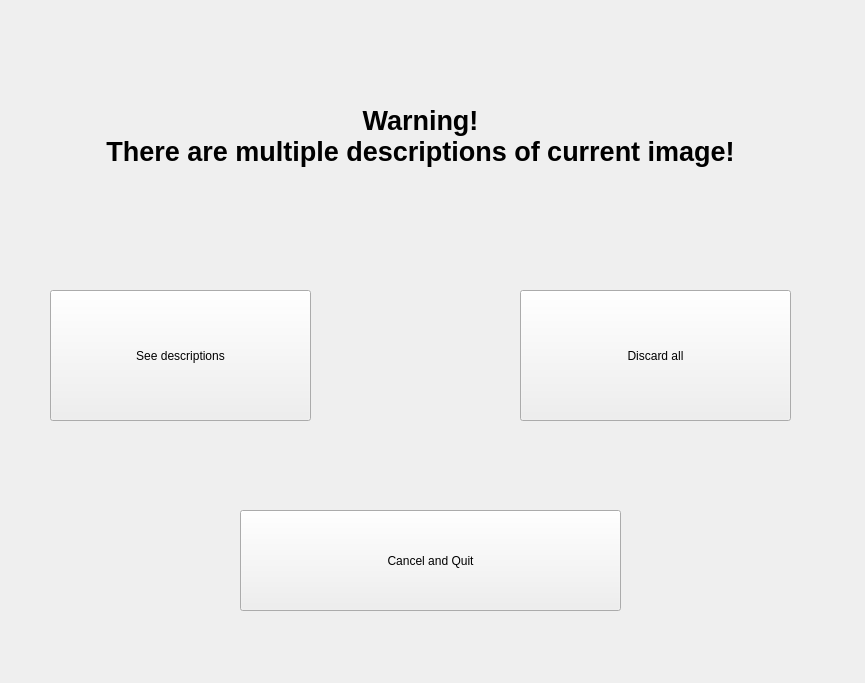
<?xml version="1.0" encoding="UTF-8"?>
<ui version="4.0">
 <class>Form</class>
 <widget class="QWidget" name="Form">
  <property name="geometry">
   <rect>
    <x>0</x>
    <y>0</y>
    <width>865</width>
    <height>683</height>
   </rect>
  </property>
  <property name="windowTitle">
   <string>Multipledescriptionswarning</string>
  </property>
  <property name="windowIcon">
   <iconset>
    <normaloff>croco_icon.png</normaloff>croco_icon.png</iconset>
  </property>
  <widget class="QLabel" name="label">
   <property name="geometry">
    <rect>
     <x>30</x>
     <y>20</y>
     <width>781</width>
     <height>231</height>
    </rect>
   </property>
   <property name="palette">
    <palette>
     <active>
      <colorrole role="WindowText">
       <brush brushstyle="SolidPattern">
        <color alpha="255">
         <red>0</red>
         <green>0</green>
         <blue>0</blue>
        </color>
       </brush>
      </colorrole>
      <colorrole role="Button">
       <brush brushstyle="SolidPattern">
        <color alpha="255">
         <red>255</red>
         <green>21</green>
         <blue>115</blue>
        </color>
       </brush>
      </colorrole>
      <colorrole role="Light">
       <brush brushstyle="SolidPattern">
        <color alpha="255">
         <red>255</red>
         <green>148</green>
         <blue>191</blue>
        </color>
       </brush>
      </colorrole>
      <colorrole role="Midlight">
       <brush brushstyle="SolidPattern">
        <color alpha="255">
         <red>255</red>
         <green>84</green>
         <blue>153</blue>
        </color>
       </brush>
      </colorrole>
      <colorrole role="Dark">
       <brush brushstyle="SolidPattern">
        <color alpha="255">
         <red>127</red>
         <green>10</green>
         <blue>57</blue>
        </color>
       </brush>
      </colorrole>
      <colorrole role="Mid">
       <brush brushstyle="SolidPattern">
        <color alpha="255">
         <red>170</red>
         <green>14</green>
         <blue>77</blue>
        </color>
       </brush>
      </colorrole>
      <colorrole role="Text">
       <brush brushstyle="SolidPattern">
        <color alpha="255">
         <red>0</red>
         <green>0</green>
         <blue>0</blue>
        </color>
       </brush>
      </colorrole>
      <colorrole role="BrightText">
       <brush brushstyle="SolidPattern">
        <color alpha="255">
         <red>255</red>
         <green>255</green>
         <blue>255</blue>
        </color>
       </brush>
      </colorrole>
      <colorrole role="ButtonText">
       <brush brushstyle="SolidPattern">
        <color alpha="255">
         <red>0</red>
         <green>0</green>
         <blue>0</blue>
        </color>
       </brush>
      </colorrole>
      <colorrole role="Base">
       <brush brushstyle="SolidPattern">
        <color alpha="255">
         <red>255</red>
         <green>255</green>
         <blue>255</blue>
        </color>
       </brush>
      </colorrole>
      <colorrole role="Window">
       <brush brushstyle="SolidPattern">
        <color alpha="255">
         <red>255</red>
         <green>21</green>
         <blue>115</blue>
        </color>
       </brush>
      </colorrole>
      <colorrole role="Shadow">
       <brush brushstyle="SolidPattern">
        <color alpha="255">
         <red>0</red>
         <green>0</green>
         <blue>0</blue>
        </color>
       </brush>
      </colorrole>
      <colorrole role="Highlight">
       <brush brushstyle="SolidPattern">
        <color alpha="255">
         <red>0</red>
         <green>0</green>
         <blue>0</blue>
        </color>
       </brush>
      </colorrole>
      <colorrole role="HighlightedText">
       <brush brushstyle="SolidPattern">
        <color alpha="255">
         <red>255</red>
         <green>255</green>
         <blue>255</blue>
        </color>
       </brush>
      </colorrole>
      <colorrole role="Link">
       <brush brushstyle="SolidPattern">
        <color alpha="255">
         <red>0</red>
         <green>0</green>
         <blue>255</blue>
        </color>
       </brush>
      </colorrole>
      <colorrole role="LinkVisited">
       <brush brushstyle="SolidPattern">
        <color alpha="255">
         <red>255</red>
         <green>0</green>
         <blue>255</blue>
        </color>
       </brush>
      </colorrole>
      <colorrole role="AlternateBase">
       <brush brushstyle="SolidPattern">
        <color alpha="255">
         <red>255</red>
         <green>138</green>
         <blue>185</blue>
        </color>
       </brush>
      </colorrole>
      <colorrole role="NoRole">
       <brush brushstyle="SolidPattern">
        <color alpha="255">
         <red>0</red>
         <green>0</green>
         <blue>0</blue>
        </color>
       </brush>
      </colorrole>
      <colorrole role="ToolTipBase">
       <brush brushstyle="SolidPattern">
        <color alpha="255">
         <red>255</red>
         <green>255</green>
         <blue>220</blue>
        </color>
       </brush>
      </colorrole>
      <colorrole role="ToolTipText">
       <brush brushstyle="SolidPattern">
        <color alpha="255">
         <red>0</red>
         <green>0</green>
         <blue>0</blue>
        </color>
       </brush>
      </colorrole>
      <colorrole role="PlaceholderText">
       <brush brushstyle="SolidPattern">
        <color alpha="128">
         <red>0</red>
         <green>0</green>
         <blue>0</blue>
        </color>
       </brush>
      </colorrole>
     </active>
     <inactive>
      <colorrole role="WindowText">
       <brush brushstyle="SolidPattern">
        <color alpha="255">
         <red>0</red>
         <green>0</green>
         <blue>0</blue>
        </color>
       </brush>
      </colorrole>
      <colorrole role="Button">
       <brush brushstyle="SolidPattern">
        <color alpha="255">
         <red>239</red>
         <green>239</green>
         <blue>239</blue>
        </color>
       </brush>
      </colorrole>
      <colorrole role="Light">
       <brush brushstyle="SolidPattern">
        <color alpha="255">
         <red>255</red>
         <green>255</green>
         <blue>255</blue>
        </color>
       </brush>
      </colorrole>
      <colorrole role="Midlight">
       <brush brushstyle="SolidPattern">
        <color alpha="255">
         <red>202</red>
         <green>202</green>
         <blue>202</blue>
        </color>
       </brush>
      </colorrole>
      <colorrole role="Dark">
       <brush brushstyle="SolidPattern">
        <color alpha="255">
         <red>159</red>
         <green>159</green>
         <blue>159</blue>
        </color>
       </brush>
      </colorrole>
      <colorrole role="Mid">
       <brush brushstyle="SolidPattern">
        <color alpha="255">
         <red>184</red>
         <green>184</green>
         <blue>184</blue>
        </color>
       </brush>
      </colorrole>
      <colorrole role="Text">
       <brush brushstyle="SolidPattern">
        <color alpha="255">
         <red>0</red>
         <green>0</green>
         <blue>0</blue>
        </color>
       </brush>
      </colorrole>
      <colorrole role="BrightText">
       <brush brushstyle="SolidPattern">
        <color alpha="255">
         <red>255</red>
         <green>255</green>
         <blue>255</blue>
        </color>
       </brush>
      </colorrole>
      <colorrole role="ButtonText">
       <brush brushstyle="SolidPattern">
        <color alpha="255">
         <red>0</red>
         <green>0</green>
         <blue>0</blue>
        </color>
       </brush>
      </colorrole>
      <colorrole role="Base">
       <brush brushstyle="SolidPattern">
        <color alpha="255">
         <red>255</red>
         <green>255</green>
         <blue>255</blue>
        </color>
       </brush>
      </colorrole>
      <colorrole role="Window">
       <brush brushstyle="SolidPattern">
        <color alpha="255">
         <red>239</red>
         <green>239</green>
         <blue>239</blue>
        </color>
       </brush>
      </colorrole>
      <colorrole role="Shadow">
       <brush brushstyle="SolidPattern">
        <color alpha="255">
         <red>118</red>
         <green>118</green>
         <blue>118</blue>
        </color>
       </brush>
      </colorrole>
      <colorrole role="Highlight">
       <brush brushstyle="SolidPattern">
        <color alpha="255">
         <red>48</red>
         <green>140</green>
         <blue>198</blue>
        </color>
       </brush>
      </colorrole>
      <colorrole role="HighlightedText">
       <brush brushstyle="SolidPattern">
        <color alpha="255">
         <red>255</red>
         <green>255</green>
         <blue>255</blue>
        </color>
       </brush>
      </colorrole>
      <colorrole role="Link">
       <brush brushstyle="SolidPattern">
        <color alpha="255">
         <red>0</red>
         <green>0</green>
         <blue>255</blue>
        </color>
       </brush>
      </colorrole>
      <colorrole role="LinkVisited">
       <brush brushstyle="SolidPattern">
        <color alpha="255">
         <red>255</red>
         <green>0</green>
         <blue>255</blue>
        </color>
       </brush>
      </colorrole>
      <colorrole role="AlternateBase">
       <brush brushstyle="SolidPattern">
        <color alpha="255">
         <red>247</red>
         <green>247</green>
         <blue>247</blue>
        </color>
       </brush>
      </colorrole>
      <colorrole role="NoRole">
       <brush brushstyle="NoBrush">
        <color alpha="255">
         <red>0</red>
         <green>0</green>
         <blue>0</blue>
        </color>
       </brush>
      </colorrole>
      <colorrole role="ToolTipBase">
       <brush brushstyle="SolidPattern">
        <color alpha="255">
         <red>255</red>
         <green>255</green>
         <blue>220</blue>
        </color>
       </brush>
      </colorrole>
      <colorrole role="ToolTipText">
       <brush brushstyle="SolidPattern">
        <color alpha="255">
         <red>0</red>
         <green>0</green>
         <blue>0</blue>
        </color>
       </brush>
      </colorrole>
      <colorrole role="PlaceholderText">
       <brush brushstyle="SolidPattern">
        <color alpha="128">
         <red>0</red>
         <green>0</green>
         <blue>0</blue>
        </color>
       </brush>
      </colorrole>
     </inactive>
     <disabled>
      <colorrole role="WindowText">
       <brush brushstyle="SolidPattern">
        <color alpha="255">
         <red>127</red>
         <green>10</green>
         <blue>57</blue>
        </color>
       </brush>
      </colorrole>
      <colorrole role="Button">
       <brush brushstyle="SolidPattern">
        <color alpha="255">
         <red>255</red>
         <green>21</green>
         <blue>115</blue>
        </color>
       </brush>
      </colorrole>
      <colorrole role="Light">
       <brush brushstyle="SolidPattern">
        <color alpha="255">
         <red>255</red>
         <green>148</green>
         <blue>191</blue>
        </color>
       </brush>
      </colorrole>
      <colorrole role="Midlight">
       <brush brushstyle="SolidPattern">
        <color alpha="255">
         <red>255</red>
         <green>84</green>
         <blue>153</blue>
        </color>
       </brush>
      </colorrole>
      <colorrole role="Dark">
       <brush brushstyle="SolidPattern">
        <color alpha="255">
         <red>127</red>
         <green>10</green>
         <blue>57</blue>
        </color>
       </brush>
      </colorrole>
      <colorrole role="Mid">
       <brush brushstyle="SolidPattern">
        <color alpha="255">
         <red>170</red>
         <green>14</green>
         <blue>77</blue>
        </color>
       </brush>
      </colorrole>
      <colorrole role="Text">
       <brush brushstyle="SolidPattern">
        <color alpha="255">
         <red>127</red>
         <green>10</green>
         <blue>57</blue>
        </color>
       </brush>
      </colorrole>
      <colorrole role="BrightText">
       <brush brushstyle="SolidPattern">
        <color alpha="255">
         <red>255</red>
         <green>255</green>
         <blue>255</blue>
        </color>
       </brush>
      </colorrole>
      <colorrole role="ButtonText">
       <brush brushstyle="SolidPattern">
        <color alpha="255">
         <red>127</red>
         <green>10</green>
         <blue>57</blue>
        </color>
       </brush>
      </colorrole>
      <colorrole role="Base">
       <brush brushstyle="SolidPattern">
        <color alpha="255">
         <red>255</red>
         <green>21</green>
         <blue>115</blue>
        </color>
       </brush>
      </colorrole>
      <colorrole role="Window">
       <brush brushstyle="SolidPattern">
        <color alpha="255">
         <red>255</red>
         <green>21</green>
         <blue>115</blue>
        </color>
       </brush>
      </colorrole>
      <colorrole role="Shadow">
       <brush brushstyle="SolidPattern">
        <color alpha="255">
         <red>177</red>
         <green>177</green>
         <blue>177</blue>
        </color>
       </brush>
      </colorrole>
      <colorrole role="Highlight">
       <brush brushstyle="SolidPattern">
        <color alpha="255">
         <red>145</red>
         <green>145</green>
         <blue>145</blue>
        </color>
       </brush>
      </colorrole>
      <colorrole role="HighlightedText">
       <brush brushstyle="SolidPattern">
        <color alpha="255">
         <red>255</red>
         <green>255</green>
         <blue>255</blue>
        </color>
       </brush>
      </colorrole>
      <colorrole role="Link">
       <brush brushstyle="SolidPattern">
        <color alpha="255">
         <red>0</red>
         <green>0</green>
         <blue>255</blue>
        </color>
       </brush>
      </colorrole>
      <colorrole role="LinkVisited">
       <brush brushstyle="SolidPattern">
        <color alpha="255">
         <red>255</red>
         <green>0</green>
         <blue>255</blue>
        </color>
       </brush>
      </colorrole>
      <colorrole role="AlternateBase">
       <brush brushstyle="SolidPattern">
        <color alpha="255">
         <red>247</red>
         <green>247</green>
         <blue>247</blue>
        </color>
       </brush>
      </colorrole>
      <colorrole role="NoRole">
       <brush brushstyle="NoBrush">
        <color alpha="255">
         <red>0</red>
         <green>0</green>
         <blue>0</blue>
        </color>
       </brush>
      </colorrole>
      <colorrole role="ToolTipBase">
       <brush brushstyle="SolidPattern">
        <color alpha="255">
         <red>255</red>
         <green>255</green>
         <blue>220</blue>
        </color>
       </brush>
      </colorrole>
      <colorrole role="ToolTipText">
       <brush brushstyle="SolidPattern">
        <color alpha="255">
         <red>0</red>
         <green>0</green>
         <blue>0</blue>
        </color>
       </brush>
      </colorrole>
      <colorrole role="PlaceholderText">
       <brush brushstyle="SolidPattern">
        <color alpha="128">
         <red>0</red>
         <green>0</green>
         <blue>0</blue>
        </color>
       </brush>
      </colorrole>
     </disabled>
    </palette>
   </property>
   <property name="font">
    <font>
     <pointsize>20</pointsize>
     <bold>true</bold>
    </font>
   </property>
   <property name="text">
    <string>Warning! 
There are multiple descriptions of current image!</string>
   </property>
   <property name="alignment">
    <set>Qt::AlignCenter</set>
   </property>
   <property name="wordWrap">
    <bool>false</bool>
   </property>
  </widget>
  <widget class="QPushButton" name="check_descriptions">
   <property name="geometry">
    <rect>
     <x>50</x>
     <y>290</y>
     <width>261</width>
     <height>131</height>
    </rect>
   </property>
   <property name="text">
    <string>See descriptions</string>
   </property>
  </widget>
  <widget class="QPushButton" name="discard_all_descriptions">
   <property name="geometry">
    <rect>
     <x>520</x>
     <y>290</y>
     <width>271</width>
     <height>131</height>
    </rect>
   </property>
   <property name="text">
    <string>Discard all</string>
   </property>
  </widget>
  <widget class="QPushButton" name="quit_warning_window">
   <property name="geometry">
    <rect>
     <x>240</x>
     <y>510</y>
     <width>381</width>
     <height>101</height>
    </rect>
   </property>
   <property name="text">
    <string>Cancel and Quit</string>
   </property>
  </widget>
 </widget>
 <resources/>
 <connections/>
</ui>
